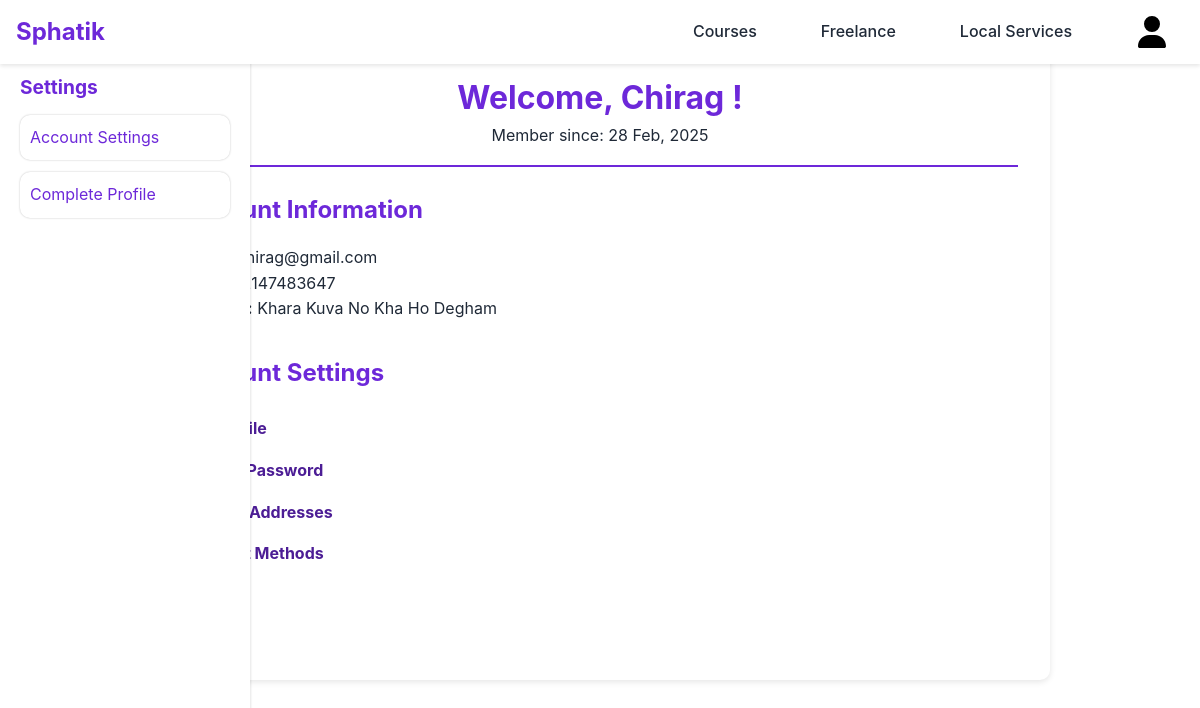
The page /dashboards/profile.php (signed in) on the database as committed earlier.
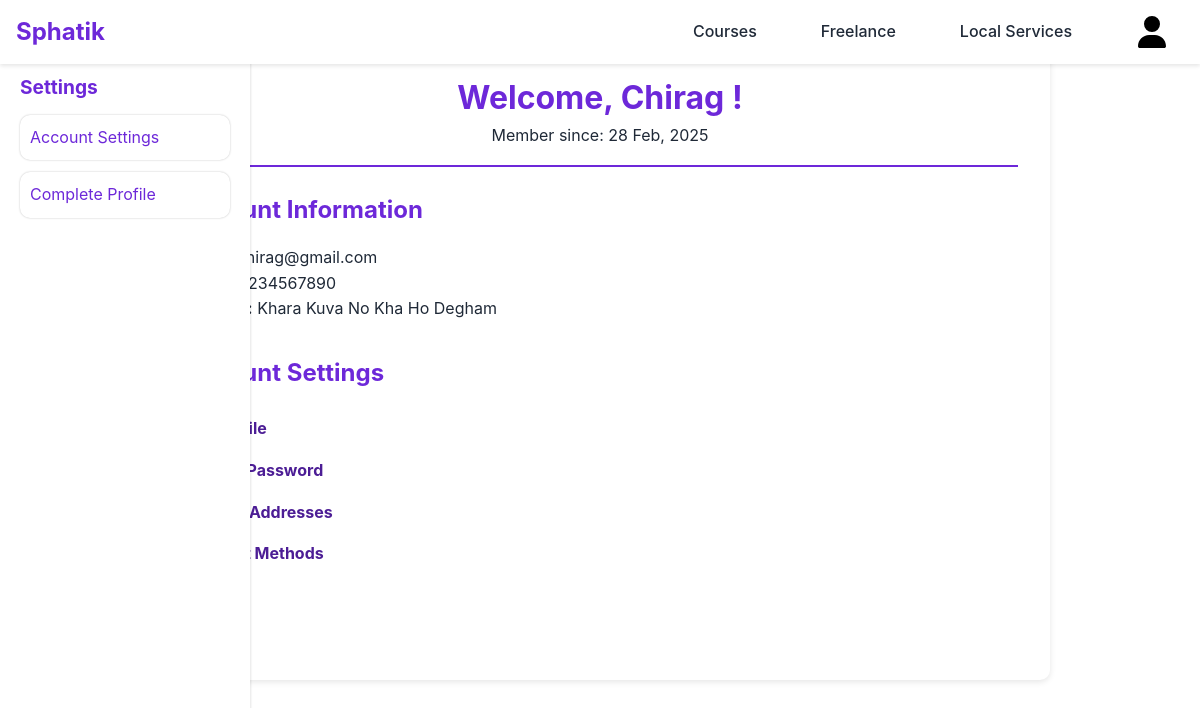
The same page on the database as committed later.
### tables this page shows
CREATE TABLE `members` (
  `mem_id` int(11) NOT NULL,
  `username` varchar(50) NOT NULL,
  `email` varchar(100) NOT NULL,
  `address` varchar(255) NOT NULL,
  `phone` varchar(10) NOT NULL,
  `password` varchar(255) NOT NULL,
  `created_at` timestamp NOT NULL DEFAULT current_timestamp(),
  `role` enum('instructor','local_service_provider','freelancer','user') NOT NULL DEFAULT 'user',
  `status` enum('verified','pending','rejected') NOT NULL DEFAULT 'pending'
);

### dashboards/profile.php (the view, shortened to what this page needs)
<?php
require_once '../includes/db.php';
require_once '../includes/header.php';
$user_id = $_SESSION['id'];
$selectQ = "SELECT username, email, phone, address, created_at,status FROM $tbl_name WHERE $id_name = $user_id";
$res = mysqli_query($conn, $selectQ);
$user = mysqli_fetch_array($res);
?>
<!DOCTYPE html>
<html lang="en">
    <head>
        <link rel="stylesheet" href="<?= BASE_URL ?>/css/profile_style.css">
        <link rel="stylesheet" href="<?= BASE_URL ?>/css/innerCourse.css">
    </head>
    <body>
        <main class="myPage">
            <div class="sidebar">
                <h2>Settings</h2>
                <ul>
                    <li>Account Settings</li>
                    <?php if ($user['status'] === "pending") {
                        echo
                            "<li>Complete Profile</li>";
                    } else {
                        echo "
                    <li>ADD Course</li>";
                    }
                    ?>
                </ul>
            </div>
            <section class="profile-container">
                <div class="profile-header">
                    <h2>Welcome, <?php echo htmlspecialchars($user['username']); ?> !</h2>
                    <p>Member since: <?php echo date("d M, Y", strtotime($user['created_at'])); ?></p>
                </div>
                <div class="profile-content">
                    <div class="profile-info">
                        <h3>Account Information</h3>
                        <p><strong>Email:</strong> <?php echo htmlspecialchars($user['email']); ?></p>
                        <p><strong>Phone:</strong> <?php echo htmlspecialchars($user['phone']); ?></p>
                        <p><strong>Address:</strong> <?php echo htmlspecialchars($user['address']); ?></p>
                    </div>
                    <div class="account-settings">
                        <h3>Account Settings</h3>
                        <ul>
                            <form method="post">
                                <li><a href="#">Edit Profile</a></li>
                                <li><a href="../auth/update_password.php" name="pass">Change Password</a></li>
                                <li><a href="#">Manage Addresses</a></li>
                                <li><a href="#">Payment Methods</a></li>
                                <li><a href="<?= BASE_URL ?>auth/logout.php">Logout</a></li>
                            </form>
                        </ul>
                    </div>
                </div>
            </section>
        </main>
    </body>
</html>

### includes/global.php (shortened to what this page needs)
<?php
if (isset($_SESSION['type'])) {
    $tbl_name = $_SESSION['type'] === "member" ? "members" : "users";
    $id_name = $_SESSION['type'] === "member" ? "mem_id" : "user_id";
}
?>
<link rel="stylesheet" href="<?= BASE_URL ?>/css/home_style.css">

### includes/header.php (shortened to what this page needs)
<?php
require_once 'global.php';
?>
<link rel="stylesheet" href="<?= BASE_URL ?>/css/header.css">
<header class="header">
    <div class="container">
        <a href="<?= BASE_URL ?>index.php" class="logo">Sphatik</a>
        <nav class="nav">
            <ul class="nav-list">
                <li class="list-item"><a href="<?= BASE_URL ?>courses.php">Courses</a></li>
                <li class="list-item"><a href="<?= BASE_URL ?>freelance.php">Freelance</a></li>
                <li class="list-item"><a href="<?= BASE_URL ?>local_services.php">Local Services</a></li>
                <?php if (isset($_SESSION['id'])): ?>
                    <li class="list-item"><a href="<?= BASE_URL ?>dashboards/profile.php">
                            </a></li>
                <?php endif; ?>
            </ul>
        </nav>
    </div>
</header>

### css/home_style.css (style rules this page uses)
:root { --primary-color: #6d28d9; --secondary-color: #4c1d95; --text-color: #1f2937; --light-gray: #f3f4f6; --white: #ffffff; }
* { margin: 0; padding: 0; box-sizing: border-box; }
body { font-family: -apple-system, BlinkMacSystemFont, "Segoe UI", Roboto, "Helvetica Neue", Arial, sans-serif; line-height: 1.6; color: var(--text-color); }
.container { max-width: 1200px; margin: 0 auto; padding: 0 1rem; }

### css/header.css (style rules this page uses)
.header { background: var(--white); box-shadow: 0 2px 4px rgba(0, 0, 0, 0.1); position: fixed; width: 100%; top: 0; z-index: 1000; }
.header .container { display: flex; justify-content: space-between; align-items: center; height: 4rem; }
.logo { font-size: 1.5rem; font-weight: bold; color: var(--primary-color); text-decoration: none; }
.nav-list { display: flex; list-style: none; gap: 2rem; }
.nav-list a { text-decoration: none; color: var(--text-color); font-weight: 500; border: none; }
.list-item { display: flex; justify-content: center; align-items: center; padding: 1rem; }
.container { max-width: 1200px; margin: 0 auto; padding: 0 1rem; }

### css/profile_style.css (style rules this page uses)
.myPage { margin-top: 2.5rem; }
.profile-container { max-width: 900px; margin: 2.5rem auto; padding: 2rem; background: var(--white); border-radius: 10px; box-shadow: 0 2px 6px rgba(0, 0, 0, 0.1); }
.profile-header { text-align: center; padding-bottom: 1rem; border-bottom: 2px solid var(--primary-color); }
.profile-header h2 { color: var(--primary-color); font-size: 2rem; }
.profile-content { margin-top: 1.5rem; }
.profile-info, .order-history, .account-settings { margin-bottom: 2rem; }
h3 { color: var(--primary-color); font-size: 1.5rem; margin-bottom: 1rem; }
p { font-size: 1rem; color: var(--text-color); }
.account-settings ul { list-style: none; padding: 0; }
.account-settings ul li { padding: 0.5rem 0; }
.account-settings ul li a { text-decoration: none; color: var(--secondary-color); font-weight: bold; }

### css/innerCourse.css (style rules this page uses)
.sidebar { width: 250px; background: var(--white); color: var(--primary-color); padding: 20px; position: fixed; height: 100%; overflow-y: auto; box-shadow: 1px 0 2px rgba(0, 0, 0, 0.1); }
.sidebar h2 { font-size: 1.2rem; margin: 0.75rem auto; }
.sidebar ul { list-style: none; padding: 0; }
.sidebar ul li { padding: 10px; cursor: pointer; border-radius: 10px; transition: background-color 0.2s; box-shadow: 0 0 2px rgba(0, 0, 0, 0.258); margin-bottom: 0.75rem; }

Rows that differ between the two databases and show on the page:
changed members "Chirag": phone "2147483647" → "1234567890"
